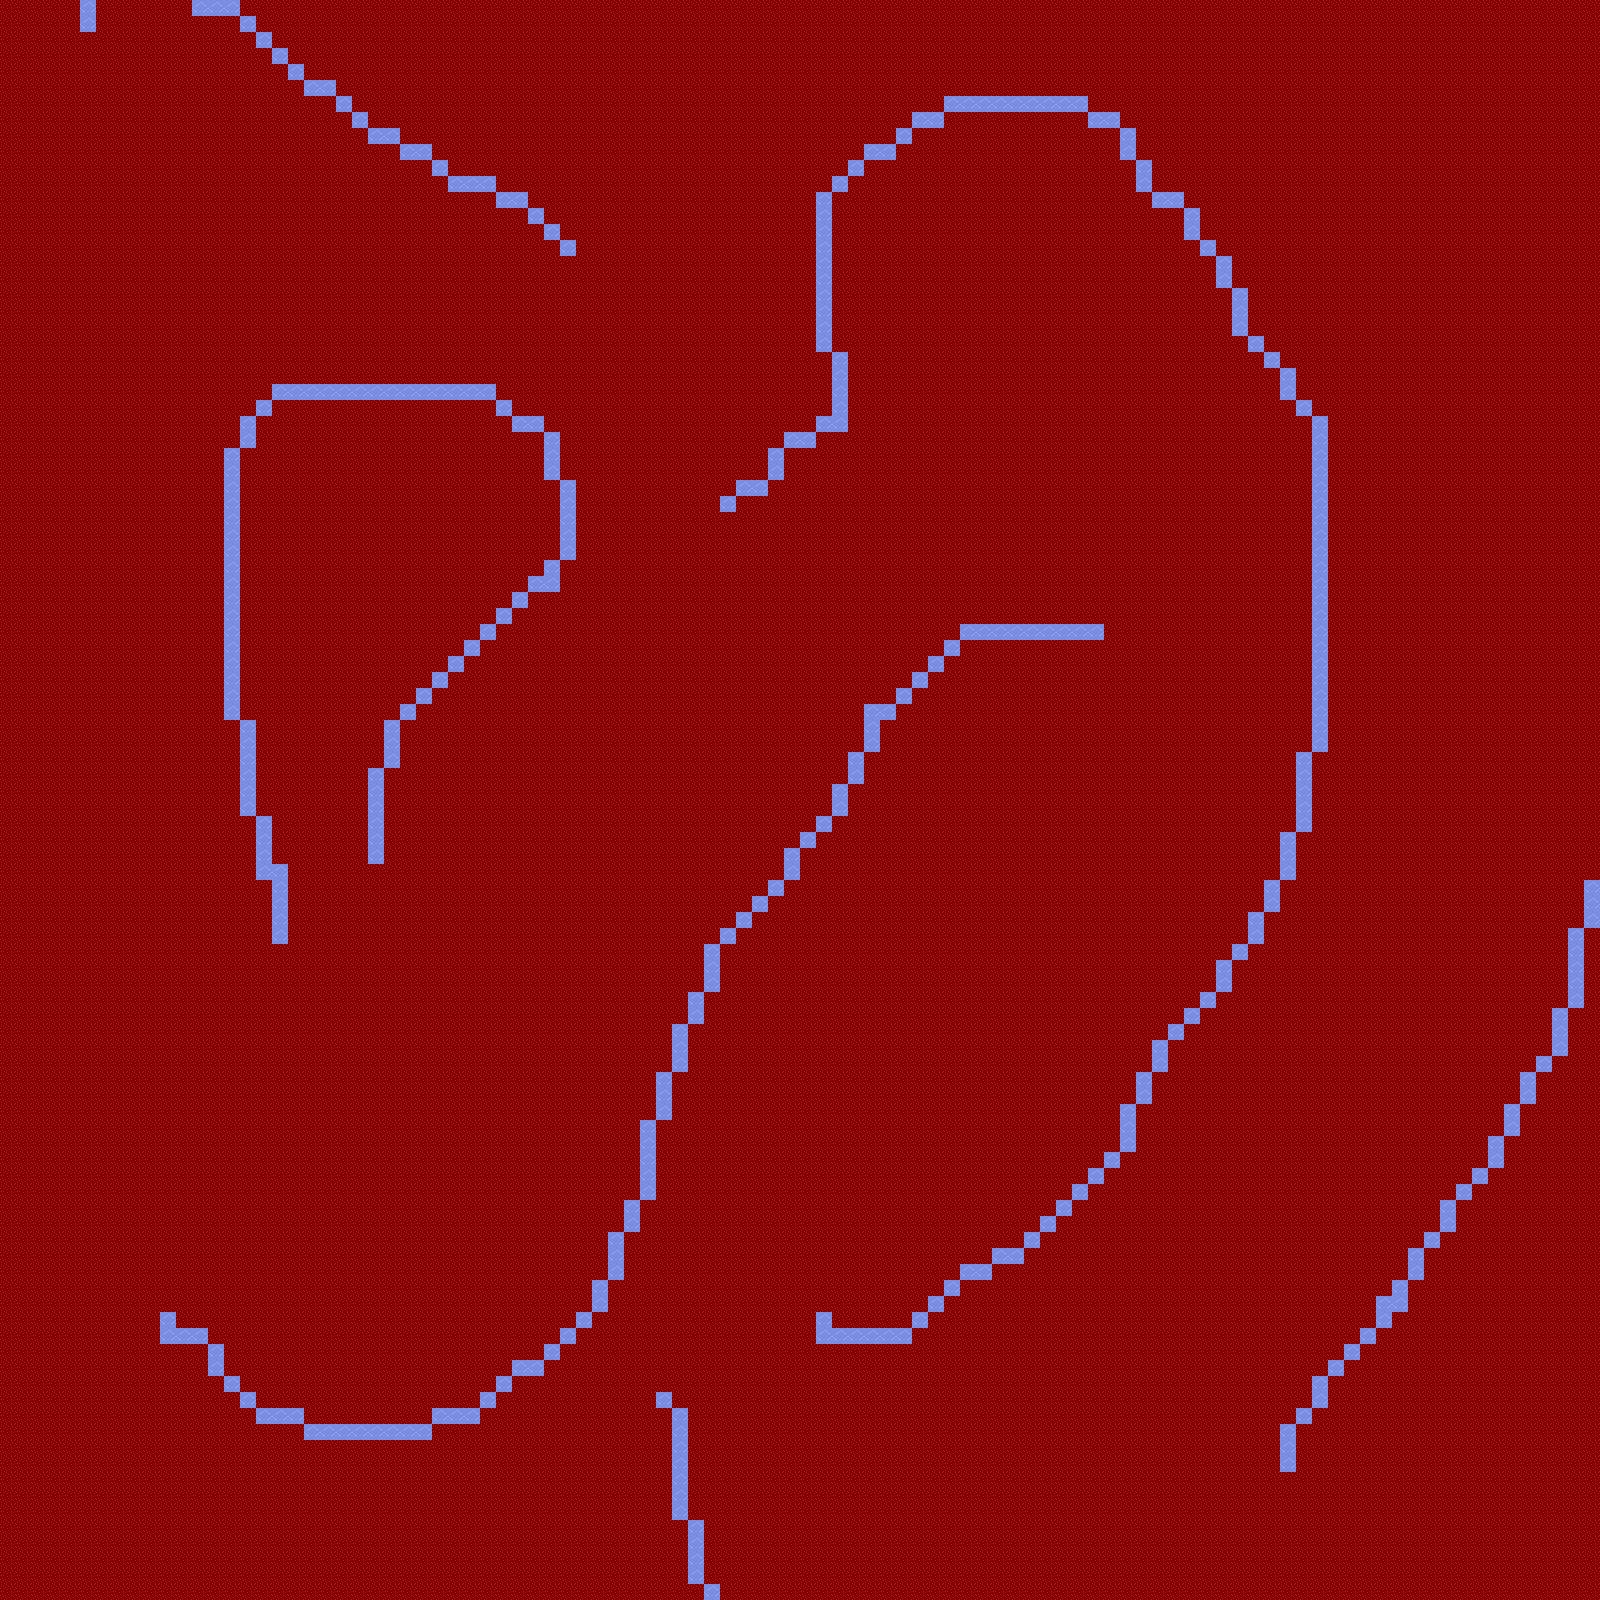

A 2D game scene composited from a Tiled map and its tileset images. What follows is a short description and the map's XML, with each tile layer's data collapsed to a summary:
An orthogonal 100x100 tile map with 16x16 px tiles, 2 tile layers (backgroundLayer, collisionLayer).

<map version="1.2" tiledversion="1.2.0" orientation="orthogonal" renderorder="right-down" width="100" height="100" tilewidth="16" tileheight="16" infinite="0" nextlayerid="3" nextobjectid="1">
 <tileset firstgid="1" name="tileset" tilewidth="16" tileheight="16" tilecount="110" columns="10">
  <image source="../images/open_tileset.png" width="160" height="180" />
 </tileset>
 <layer id="1" name="backgroundLayer" width="100" height="100">
  <data>[10000 cells, 10000 non-empty, 1 distinct tile ids]</data>
 </layer>
 <layer id="2" name="collisionLayer" width="100" height="100">
  <data>[10000 cells, 364 non-empty, 1 distinct tile ids]</data>
 </layer>
</map>
